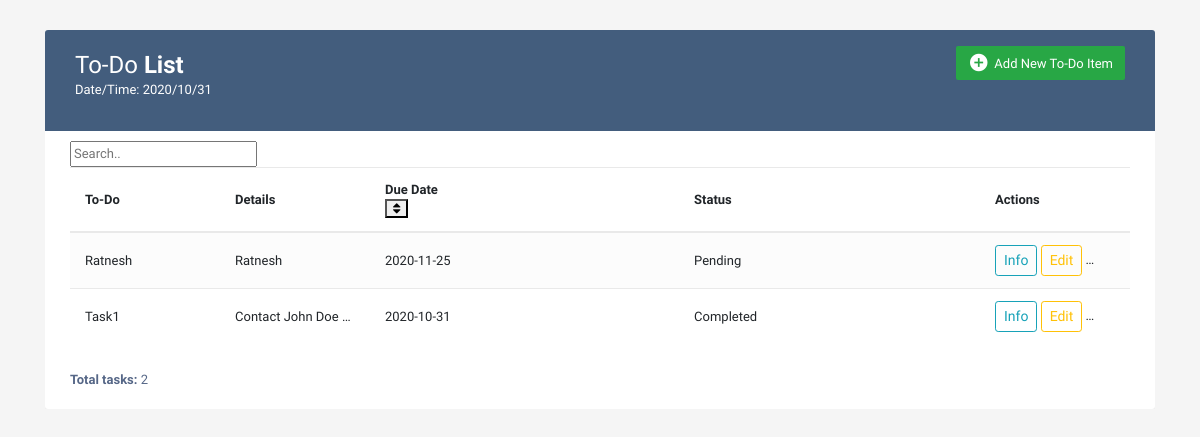
Before: / with the older database file.
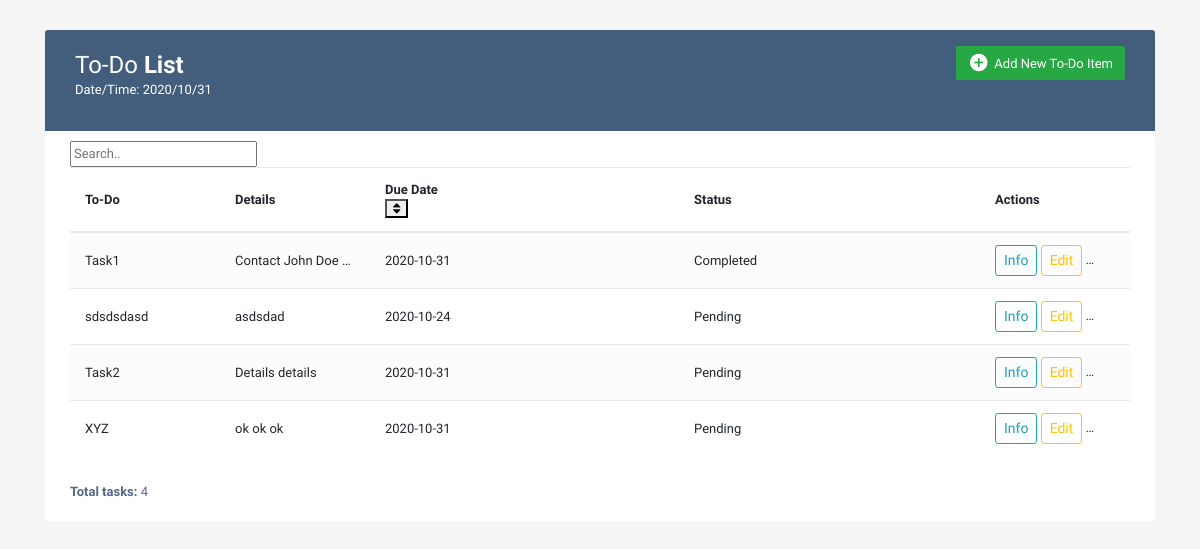
After: the same page with the newer database file.
### tables this page shows
CREATE TABLE "to_do" (
	"name"	TEXT NOT NULL UNIQUE,
	"details"	TEXT,
	"duedate"	TEXT NOT NULL,
	"status"	TEXT
);

### to_do_app.py (the view)
@app.route('/')
def home_page():
    data = db_functions.get_all_tasks()
    return render_template('to_do.html', data = data)

### db_functions.py (called while the page is built)
def get_all_tasks():
    try:
        conn = sqlite3.connect(DB_PATH)
        c = conn.cursor()
        c.execute('select * from to_do')
        rows = c.fetchall()
        return rows
    except Exception as e:
        print('Error: ', e)
        return None

### templates/to_do.html (shortened to what this page needs)
<!DOCTYPE html>
<html lang="en">
<head>
<link rel="stylesheet" href="https://stackpath.bootstrapcdn.com/bootstrap/4.5.0/css/bootstrap.min.css">
<link href="https://maxcdn.bootstrapcdn.com/font-awesome/4.7.0/css/font-awesome.min.css" rel="stylesheet">
<link rel="stylesheet" href="https://maxcdn.bootstrapcdn.com/font-awesome/4.7.0/css/font-awesome.min.css">
</head>
<body>
<div class="container-xl">
	<div class="table-responsive">
		<div class="table-wrapper">
			<div class="table-title">
				<div class="row">
					<div class="col-sm-6">
						<h2>To-Do <b>List</b></h2>
						<p>Date/Time: <span id="datetime"></span></p>
					</div>
					<div class="col-sm-6">
						<a href="#addtaskModal" class="btn btn-success" data-toggle="modal"><i class="material-icons">&#xE147;</i> <span>Add New To-Do Item</span></a>
					</div>
				</div>
			</div>
			<input id="myInput" type="text" placeholder="Search..">
			<table id="dtBasicExample" class="table table-striped table-hover" class="sortable">
				<thead>
					<tr>
						<th class="" style="width:200px">To-Do</th>
						<th class="" style="width:250px">Details</th>
						<th class="">Due Date<form action="/toggleSorting" method="GET"><button class="fa fa-sort" aria-hidden="true" type="submit"></button></form></th>
						<th class="">Status</th>
						<th class="" style="width:240px">Actions</th>
					</tr>
				</thead>
				<tbody>
				{% for row in data %}
					<tr>
					<td class="">{{ row[0] }}</td>
					<td class="">{{ row[1] }}</td>
					<td class="">{{ row[2] }}</td>
					<td class="">{{ row[3] }}</td>
					<td>
					    <button class="btn btn-outline-info btn-sm" data-toggle="modal" data-target="#infoModal" title="View Task">Info</button>
  						<button class="btn btn-outline-warning btn-sm" data-toggle="modal" data-target="#editModal" title="Edit Task">Edit</button>
					    <button class="btn btn-outline-success btn-sm" data-toggle="modal" data-target="#doneModal" title="Mark Task Complete">Done</button>
					</td>
					</tr>
				{% endfor %}
				</tbody>
			</table>
			<div class="clearfix">
				<div class="hint-text"><b>Total tasks: </b>{{ data|length }}</div>
			</div>
		</div>
	</div>
</div>
</body>
</html>

### templates/to_do.html (style rules this page uses)
body { color: #566787; background: #f5f5f5; font-family: 'Varela Round', sans-serif; font-size: 13px; }
.table-responsive { margin: 30px 0; }
.table-wrapper { background: #fff; padding: 20px 25px; border-radius: 3px; min-width: 1000px; box-shadow: 0 1px 1px rgba(0,0,0,.05); }
.table-title { padding-bottom: 15px; background: #435d7d; color: #fff; padding: 16px 30px; min-width: 100%; margin: -20px -25px 10px; border-radius: 3px 3px 0 0; }
.table-title h2 { margin: 5px 0 0; font-size: 24px; }
.table-title .btn { color: #fff; float: right; font-size: 13px; border: none; min-width: 50px; border-radius: 2px; border: none; outline: none !important; margin-left: 10px; }
.table-title .btn i { float: left; font-size: 21px; margin-right: 5px; }
.table-title .btn span { float: left; margin-top: 2px; }
table.table tr th, table.table tr td { border-color: #e9e9e9; padding: 12px 15px; vertical-align: middle; white-space: nowrap; overflow:hidden; text-overflow:ellipsis; max-width:150px }
table.table tr th:first-child { width: 60px; }
table.table tr th:last-child { width: 100px; }
table.table-striped tbody tr:nth-of-type(odd) { background-color: #fcfcfc; }
.hint-text { float: left; margin-top: 10px; font-size: 13px; }

Changed rows visible on the page:
removed to_do: name "Ratnesh", details "Ratnesh", duedate "2020-11-25", status "Pending"
added to_do: name "sdsdsdasd", details "asdsdad", duedate "2020-10-24", status "Pending"
added to_do: name "Task2", details "Details details", duedate "2020-10-31", status "Pending"
added to_do: name "XYZ", details "ok ok ok", duedate "2020-10-31", status "Pending"
Other visible differences:
{{ data|length }}: "2" → "4"
